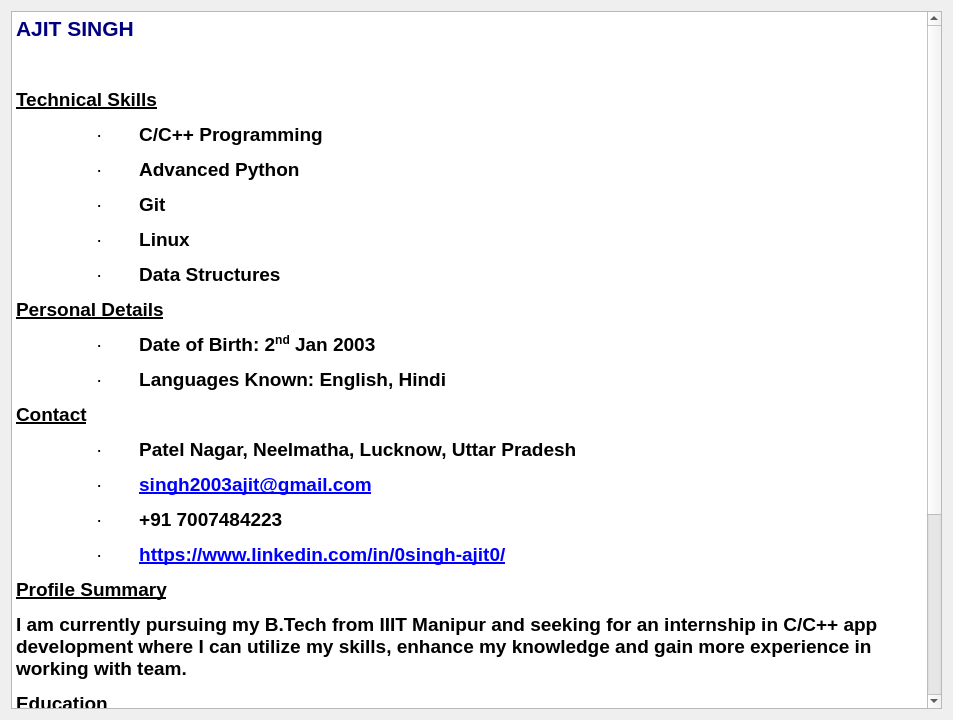
<?xml version="1.0" encoding="UTF-8"?>
<ui version="4.0">
 <class>AboutMe</class>
 <widget class="QDialog" name="AboutMe">
  <property name="geometry">
   <rect>
    <x>0</x>
    <y>0</y>
    <width>953</width>
    <height>720</height>
   </rect>
  </property>
  <property name="windowTitle">
   <string>Dialog</string>
  </property>
  <layout class="QHBoxLayout" name="horizontalLayout">
   <item>
    <widget class="QTextBrowser" name="textBrowser">
     <property name="html">
      <string>&lt;!DOCTYPE HTML PUBLIC &quot;-//W3C//DTD HTML 4.0//EN&quot; &quot;http://www.w3.org/TR/REC-html40/strict.dtd&quot;&gt;
&lt;html&gt;&lt;head&gt;&lt;meta name=&quot;qrichtext&quot; content=&quot;1&quot; /&gt;&lt;style type=&quot;text/css&quot;&gt;
p, li { white-space: pre-wrap; }
&lt;/style&gt;&lt;/head&gt;&lt;body style=&quot; font-family:'MS Shell Dlg 2'; font-size:8.064pt; font-weight:400; font-style:normal;&quot;&gt;
&lt;p style=&quot; margin-top:12px; margin-bottom:12px; margin-left:0px; margin-right:0px; -qt-block-indent:0; text-indent:0px;&quot;&gt;&lt;span style=&quot; font-size:16pt; font-weight:600; color:#00007f;&quot;&gt;AJIT SINGH&lt;/span&gt;&lt;/p&gt;
&lt;p style=&quot;-qt-paragraph-type:empty; margin-top:12px; margin-bottom:12px; margin-left:0px; margin-right:0px; -qt-block-indent:0; text-indent:0px; font-size:14pt; font-weight:600; text-decoration: underline;&quot;&gt;&lt;br /&gt;&lt;/p&gt;
&lt;p style=&quot; margin-top:12px; margin-bottom:12px; margin-left:0px; margin-right:0px; -qt-block-indent:0; text-indent:0px;&quot;&gt;&lt;span style=&quot; font-size:14pt; font-weight:600; text-decoration: underline;&quot;&gt;Technical Skills&lt;/span&gt;&lt;span style=&quot; font-size:14pt;&quot;&gt; &lt;/span&gt;&lt;/p&gt;
&lt;p style=&quot; margin-top:12px; margin-bottom:12px; margin-left:0px; margin-right:0px; -qt-block-indent:0; text-indent:0px;&quot;&gt;&lt;span style=&quot; font-family:'Symbol'; font-size:14pt;&quot;&gt;	·&lt;/span&gt;&lt;span style=&quot; font-family:'Times New Roman'; font-size:14pt;&quot;&gt;       &lt;/span&gt;&lt;span style=&quot; font-size:14pt; font-weight:600;&quot;&gt;C/C++ Programming&lt;/span&gt;&lt;span style=&quot; font-size:14pt;&quot;&gt; &lt;/span&gt;&lt;/p&gt;
&lt;p style=&quot; margin-top:12px; margin-bottom:12px; margin-left:0px; margin-right:0px; -qt-block-indent:0; text-indent:0px;&quot;&gt;&lt;span style=&quot; font-family:'Symbol'; font-size:14pt;&quot;&gt;	·&lt;/span&gt;&lt;span style=&quot; font-family:'Times New Roman'; font-size:14pt;&quot;&gt;       &lt;/span&gt;&lt;span style=&quot; font-size:14pt; font-weight:600;&quot;&gt;Advanced Python&lt;/span&gt;&lt;span style=&quot; font-size:14pt;&quot;&gt; &lt;/span&gt;&lt;/p&gt;
&lt;p style=&quot; margin-top:12px; margin-bottom:12px; margin-left:0px; margin-right:0px; -qt-block-indent:0; text-indent:0px;&quot;&gt;&lt;span style=&quot; font-family:'Symbol'; font-size:14pt;&quot;&gt;	·&lt;/span&gt;&lt;span style=&quot; font-family:'Times New Roman'; font-size:14pt;&quot;&gt;       &lt;/span&gt;&lt;span style=&quot; font-size:14pt; font-weight:600;&quot;&gt;Git&lt;/span&gt;&lt;span style=&quot; font-size:14pt;&quot;&gt; &lt;/span&gt;&lt;/p&gt;
&lt;p style=&quot; margin-top:12px; margin-bottom:12px; margin-left:0px; margin-right:0px; -qt-block-indent:0; text-indent:0px;&quot;&gt;&lt;span style=&quot; font-family:'Symbol'; font-size:14pt;&quot;&gt;	·&lt;/span&gt;&lt;span style=&quot; font-family:'Times New Roman'; font-size:14pt;&quot;&gt;       &lt;/span&gt;&lt;span style=&quot; font-size:14pt; font-weight:600;&quot;&gt;Linux&lt;/span&gt;&lt;span style=&quot; font-size:14pt;&quot;&gt; &lt;/span&gt;&lt;/p&gt;
&lt;p style=&quot; margin-top:12px; margin-bottom:12px; margin-left:0px; margin-right:0px; -qt-block-indent:0; text-indent:0px;&quot;&gt;&lt;span style=&quot; font-family:'Symbol'; font-size:14pt;&quot;&gt;	·&lt;/span&gt;&lt;span style=&quot; font-family:'Times New Roman'; font-size:14pt;&quot;&gt;       &lt;/span&gt;&lt;span style=&quot; font-size:14pt; font-weight:600;&quot;&gt;Data Structures&lt;/span&gt;&lt;span style=&quot; font-size:14pt;&quot;&gt; &lt;/span&gt;&lt;/p&gt;
&lt;p style=&quot; margin-top:12px; margin-bottom:12px; margin-left:0px; margin-right:0px; -qt-block-indent:0; text-indent:0px;&quot;&gt;&lt;span style=&quot; font-size:14pt; font-weight:600; text-decoration: underline;&quot;&gt;Personal Details&lt;/span&gt;&lt;span style=&quot; font-size:14pt;&quot;&gt; &lt;/span&gt;&lt;/p&gt;
&lt;p style=&quot; margin-top:12px; margin-bottom:12px; margin-left:0px; margin-right:0px; -qt-block-indent:0; text-indent:0px;&quot;&gt;&lt;span style=&quot; font-family:'Symbol'; font-size:14pt;&quot;&gt;	·&lt;/span&gt;&lt;span style=&quot; font-family:'Times New Roman'; font-size:14pt;&quot;&gt;       &lt;/span&gt;&lt;span style=&quot; font-size:14pt; font-weight:600;&quot;&gt;Date of Birth: 2&lt;/span&gt;&lt;span style=&quot; font-size:14pt; font-weight:600; vertical-align:super;&quot;&gt;nd&lt;/span&gt;&lt;span style=&quot; font-size:14pt; font-weight:600;&quot;&gt; Jan 2003&lt;/span&gt;&lt;span style=&quot; font-size:14pt;&quot;&gt; &lt;/span&gt;&lt;/p&gt;
&lt;p style=&quot; margin-top:12px; margin-bottom:12px; margin-left:0px; margin-right:0px; -qt-block-indent:0; text-indent:0px;&quot;&gt;&lt;span style=&quot; font-family:'Symbol'; font-size:14pt;&quot;&gt;	·&lt;/span&gt;&lt;span style=&quot; font-family:'Times New Roman'; font-size:14pt;&quot;&gt;       &lt;/span&gt;&lt;span style=&quot; font-size:14pt; font-weight:600;&quot;&gt;Languages Known: English, Hindi&lt;/span&gt;&lt;span style=&quot; font-size:14pt;&quot;&gt; &lt;/span&gt;&lt;/p&gt;
&lt;p style=&quot; margin-top:12px; margin-bottom:12px; margin-left:0px; margin-right:0px; -qt-block-indent:0; text-indent:0px;&quot;&gt;&lt;span style=&quot; font-size:14pt; font-weight:600; text-decoration: underline;&quot;&gt;Contact&lt;/span&gt;&lt;span style=&quot; font-size:14pt;&quot;&gt; &lt;/span&gt;&lt;/p&gt;
&lt;p style=&quot; margin-top:12px; margin-bottom:12px; margin-left:0px; margin-right:0px; -qt-block-indent:0; text-indent:0px;&quot;&gt;&lt;span style=&quot; font-family:'Symbol'; font-size:14pt;&quot;&gt;	·&lt;/span&gt;&lt;span style=&quot; font-family:'Times New Roman'; font-size:14pt;&quot;&gt;       &lt;/span&gt;&lt;span style=&quot; font-size:14pt; font-weight:600;&quot;&gt;Patel Nagar, Neelmatha, Lucknow, Uttar Pradesh&lt;/span&gt;&lt;span style=&quot; font-size:14pt;&quot;&gt; &lt;/span&gt;&lt;/p&gt;
&lt;p style=&quot; margin-top:12px; margin-bottom:12px; margin-left:0px; margin-right:0px; -qt-block-indent:0; text-indent:0px;&quot;&gt;&lt;span style=&quot; font-family:'Symbol'; font-size:14pt;&quot;&gt;	·&lt;/span&gt;&lt;span style=&quot; font-family:'Times New Roman'; font-size:14pt;&quot;&gt;       &lt;/span&gt;&lt;a href=&quot;mailto:singh2003ajit@gmail.com&quot;&gt;&lt;span style=&quot; font-size:14pt; font-weight:600; text-decoration: underline; color:#0000ff;&quot;&gt;singh2003ajit@gmail.com&lt;/span&gt;&lt;/a&gt;&lt;span style=&quot; font-size:14pt;&quot;&gt; &lt;/span&gt;&lt;/p&gt;
&lt;p style=&quot; margin-top:12px; margin-bottom:12px; margin-left:0px; margin-right:0px; -qt-block-indent:0; text-indent:0px;&quot;&gt;&lt;span style=&quot; font-family:'Symbol'; font-size:14pt;&quot;&gt;	·&lt;/span&gt;&lt;span style=&quot; font-family:'Times New Roman'; font-size:14pt;&quot;&gt;       &lt;/span&gt;&lt;span style=&quot; font-size:14pt; font-weight:600;&quot;&gt;+91 7007484223&lt;/span&gt;&lt;span style=&quot; font-size:14pt;&quot;&gt; &lt;/span&gt;&lt;/p&gt;
&lt;p style=&quot; margin-top:12px; margin-bottom:12px; margin-left:0px; margin-right:0px; -qt-block-indent:0; text-indent:0px;&quot;&gt;&lt;span style=&quot; font-family:'Symbol'; font-size:14pt;&quot;&gt;	·&lt;/span&gt;&lt;span style=&quot; font-family:'Times New Roman'; font-size:14pt;&quot;&gt;       &lt;/span&gt;&lt;a href=&quot;https://www.linkedin.com/in/0singh-ajit0/&quot;&gt;&lt;span style=&quot; font-size:14pt; font-weight:600; text-decoration: underline; color:#0000ff;&quot;&gt;https://www.linkedin.com/in/0singh-ajit0/&lt;/span&gt;&lt;/a&gt;&lt;span style=&quot; font-size:14pt;&quot;&gt; &lt;/span&gt;&lt;/p&gt;
&lt;p style=&quot; margin-top:12px; margin-bottom:12px; margin-left:0px; margin-right:0px; -qt-block-indent:0; text-indent:0px;&quot;&gt;&lt;span style=&quot; font-size:14pt; font-weight:600; text-decoration: underline;&quot;&gt;Profile Summary&lt;/span&gt;&lt;span style=&quot; font-size:14pt;&quot;&gt; &lt;/span&gt;&lt;/p&gt;
&lt;p style=&quot; margin-top:12px; margin-bottom:12px; margin-left:0px; margin-right:0px; -qt-block-indent:0; text-indent:0px;&quot;&gt;&lt;span style=&quot; font-size:14pt; font-weight:600;&quot;&gt;I am currently pursuing my B.Tech from IIIT Manipur and seeking for an internship in C/C++ app development where I can utilize my skills, enhance my knowledge and gain more experience in working with team.&lt;/span&gt;&lt;span style=&quot; font-size:14pt;&quot;&gt; &lt;/span&gt;&lt;/p&gt;
&lt;p style=&quot; margin-top:12px; margin-bottom:12px; margin-left:0px; margin-right:0px; -qt-block-indent:0; text-indent:0px;&quot;&gt;&lt;span style=&quot; font-size:14pt; font-weight:600; text-decoration: underline;&quot;&gt;Education&lt;/span&gt;&lt;span style=&quot; font-size:14pt;&quot;&gt; &lt;/span&gt;&lt;/p&gt;
&lt;p style=&quot; margin-top:12px; margin-bottom:12px; margin-left:0px; margin-right:0px; -qt-block-indent:0; text-indent:0px;&quot;&gt;&lt;span style=&quot; font-family:'Symbol'; font-size:14pt;&quot;&gt;	·&lt;/span&gt;&lt;span style=&quot; font-family:'Times New Roman'; font-size:14pt;&quot;&gt;       &lt;/span&gt;&lt;span style=&quot; font-size:14pt; font-weight:600;&quot;&gt;B.Tech.&lt;/span&gt;&lt;span style=&quot; font-size:14pt;&quot;&gt; &lt;/span&gt;&lt;/p&gt;
&lt;p style=&quot; margin-top:12px; margin-bottom:12px; margin-left:0px; margin-right:0px; -qt-block-indent:0; text-indent:0px;&quot;&gt;&lt;span style=&quot; font-size:14pt; font-weight:600;&quot;&gt;		Institute name – IIIT Manipur&lt;/span&gt;&lt;span style=&quot; font-size:14pt;&quot;&gt; &lt;/span&gt;&lt;/p&gt;
&lt;p style=&quot; margin-top:12px; margin-bottom:12px; margin-left:0px; margin-right:0px; -qt-block-indent:0; text-indent:0px;&quot;&gt;&lt;span style=&quot; font-size:14pt; font-weight:600;&quot;&gt;		Expected Graduation year – 2024&lt;/span&gt;&lt;span style=&quot; font-size:14pt;&quot;&gt; &lt;/span&gt;&lt;/p&gt;
&lt;p style=&quot; margin-top:12px; margin-bottom:12px; margin-left:0px; margin-right:0px; -qt-block-indent:0; text-indent:0px;&quot;&gt;&lt;span style=&quot; font-size:14pt; font-weight:600;&quot;&gt;		1&lt;/span&gt;&lt;span style=&quot; font-size:14pt; font-weight:600; vertical-align:super;&quot;&gt;st&lt;/span&gt;&lt;span style=&quot; font-size:14pt; font-weight:600;&quot;&gt; year CPI – 8.35&lt;/span&gt;&lt;span style=&quot; font-size:14pt;&quot;&gt; &lt;/span&gt;&lt;/p&gt;
&lt;p style=&quot; margin-top:12px; margin-bottom:12px; margin-left:0px; margin-right:0px; -qt-block-indent:0; text-indent:0px;&quot;&gt;&lt;span style=&quot; font-family:'Symbol'; font-size:14pt;&quot;&gt;	·&lt;/span&gt;&lt;span style=&quot; font-family:'Times New Roman'; font-size:14pt;&quot;&gt;       &lt;/span&gt;&lt;span style=&quot; font-size:14pt; font-weight:600;&quot;&gt;10+2 in Science from Army Public School in 2020 with 86%&lt;/span&gt;&lt;span style=&quot; font-size:14pt;&quot;&gt; &lt;/span&gt;&lt;/p&gt;
&lt;p style=&quot; margin-top:12px; margin-bottom:12px; margin-left:0px; margin-right:0px; -qt-block-indent:0; text-indent:0px;&quot;&gt;&lt;span style=&quot; font-family:'Symbol'; font-size:14pt;&quot;&gt;	·&lt;/span&gt;&lt;span style=&quot; font-family:'Times New Roman'; font-size:14pt;&quot;&gt;       &lt;/span&gt;&lt;span style=&quot; font-size:14pt; font-weight:600;&quot;&gt;10&lt;/span&gt;&lt;span style=&quot; font-size:14pt; font-weight:600; vertical-align:super;&quot;&gt;th&lt;/span&gt;&lt;span style=&quot; font-size:14pt; font-weight:600;&quot;&gt; from Army Public School in 2018 with 84%&lt;/span&gt;&lt;span style=&quot; font-size:14pt;&quot;&gt; &lt;/span&gt;&lt;/p&gt;
&lt;p style=&quot; margin-top:12px; margin-bottom:12px; margin-left:0px; margin-right:0px; -qt-block-indent:0; text-indent:0px;&quot;&gt;&lt;span style=&quot; font-size:14pt; font-weight:600;&quot;&gt; &lt;/span&gt;&lt;/p&gt;&lt;/body&gt;&lt;/html&gt;</string>
     </property>
     <property name="openExternalLinks">
      <bool>true</bool>
     </property>
    </widget>
   </item>
  </layout>
 </widget>
 <resources/>
 <connections/>
</ui>
